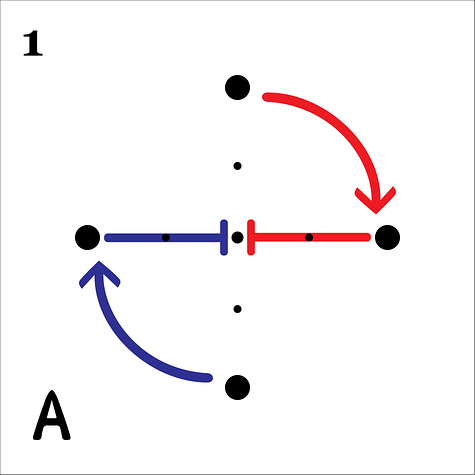
#> input picture data/temp/A_ver0.png, 475 x 475 px
$ python -i image_utils.py   (imports and definitions only)
#> lines starting #> are read from the running program, lines starting #| are printed output that depends on the picture
# src/main_window/main_widget/sequence_card_tab/utils/image_utils.py
import io
from typing import Optional
from PyQt6.QtGui import QImage
from PyQt6.QtCore import Qt, QSize, QBuffer
from PIL import Image, ImageEnhance


class ImageProcessor:
    """
    Utility class for processing images with optimized quality and performance.

    This class provides:
    1. High-quality image scaling
    2. Memory-efficient image processing
    3. Format conversion between QImage/QPixmap and PIL Image
    4. Image enhancement and effects
    """

    # [43 lines left out: function scale_image, not called in this run]

    @staticmethod
    def qimage_to_pil(qimage: QImage) -> Optional[Image.Image]:
        """
        Convert QImage to PIL Image.

        Args:
            qimage: Source QImage

        Returns:
            PIL Image or None if conversion fails
        """
        if qimage.isNull():
            return None

        # Convert to ARGB32 format
        qimage = qimage.convertToFormat(QImage.Format.Format_ARGB32)

        # Save to buffer
        buffer = QBuffer()
        buffer.open(QBuffer.OpenModeFlag.ReadWrite)
        qimage.save(buffer, "PNG")
        buffer.seek(0)

        # Load with PIL
        try:
            pil_image = Image.open(io.BytesIO(buffer.data().data()))
            return pil_image.copy()  # Return a copy to ensure buffer can be released
        except Exception as e:
            print(f"Error converting QImage to PIL Image: {e}")
            return None

    # [25 lines left out: function pil_to_qimage, not called in this run]

    @staticmethod
    def enhance_image(
        image: QImage,
        brightness: float = 1.0,
        contrast: float = 1.0,
        sharpness: float = 1.0
    ) -> QImage:
        """
        Enhance an image with adjustable parameters.

        Args:
            image: Source QImage
            brightness: Brightness factor (1.0 = original)
            contrast: Contrast factor (1.0 = original)
            sharpness: Sharpness factor (1.0 = original)

        Returns:
            Enhanced QImage
        """
        # Convert to PIL
        pil_image = ImageProcessor.qimage_to_pil(image)
        if pil_image is None:
            return image

        # Apply enhancements
        if brightness != 1.0:
            pil_image = ImageEnhance.Brightness(pil_image).enhance(brightness)
        if contrast != 1.0:
            pil_image = ImageEnhance.Contrast(pil_image).enhance(contrast)
        if sharpness != 1.0:
            pil_image = ImageEnhance.Sharpness(pil_image).enhance(sharpness)

        # Convert back to QImage
        return ImageProcessor.pil_to_qimage(pil_image)

>>> import cv2
>>> picture = cv2.imread('../../../../../data/temp/A_ver0.png', cv2.IMREAD_GRAYSCALE)
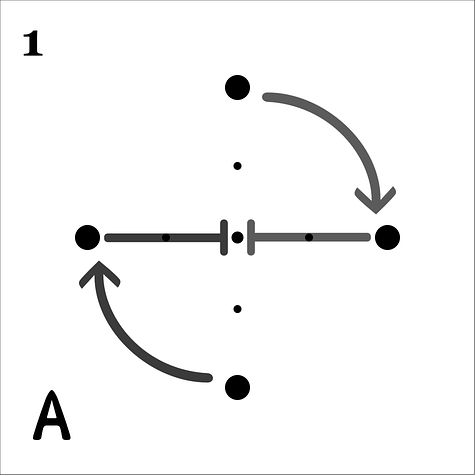
#> picture: shape (475, 475); min 0, max 255, mean 245.2
>>> result = ImageProcessor().enhance_image(picture)
#> (the run stopped early here; a loop or call above may not have finished)

$ run again, on data/temp/DB_ver0.png
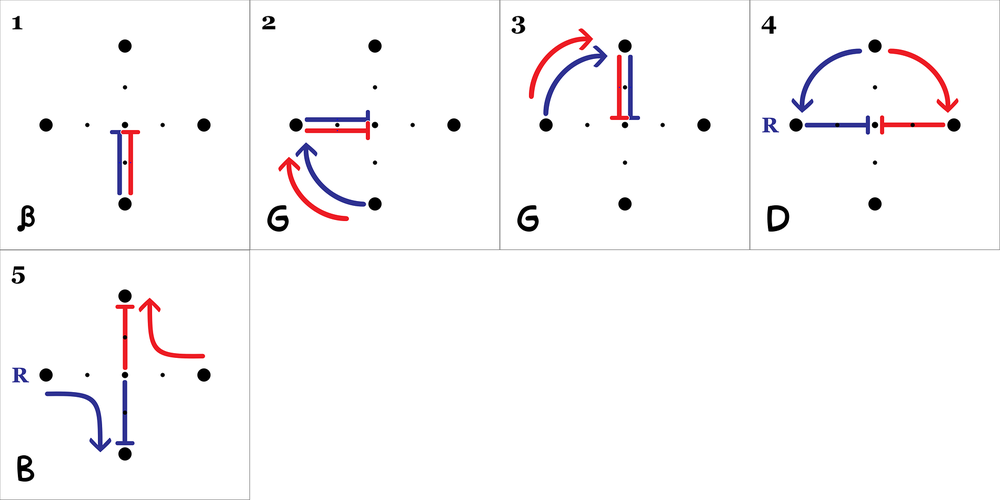
#> input picture data/temp/DB_ver0.png, 1000 x 500 px, shrunk from 1900 x 950 before the run
#> `picture = cv2.imread('../../../../../data/temp/A_ver0.png', cv2.IMREAD..`:
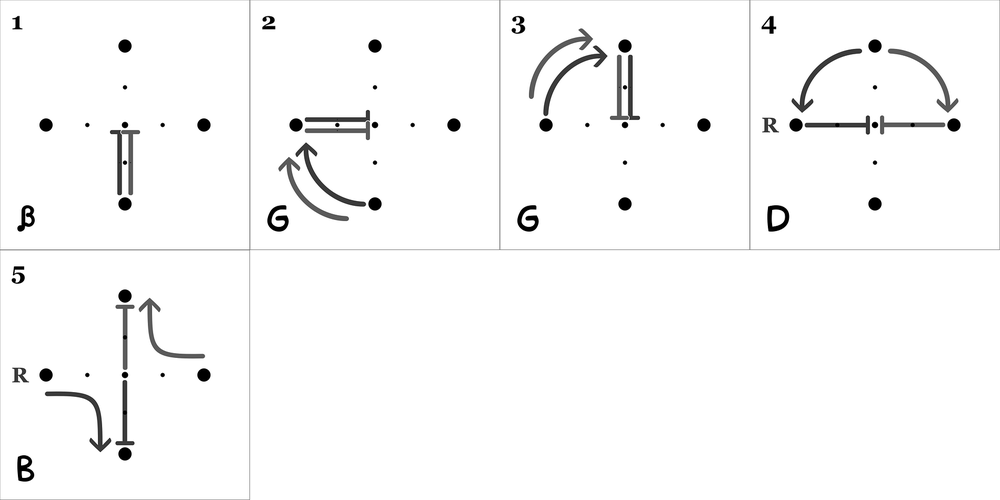
#> picture: shape (500, 1000); min 0, max 255, mean 248.8

$ run again, on data/temp/FΣΛX-ΣZ-ΩZFΣΛX-ΣZ-ΩZθW_ver0.png
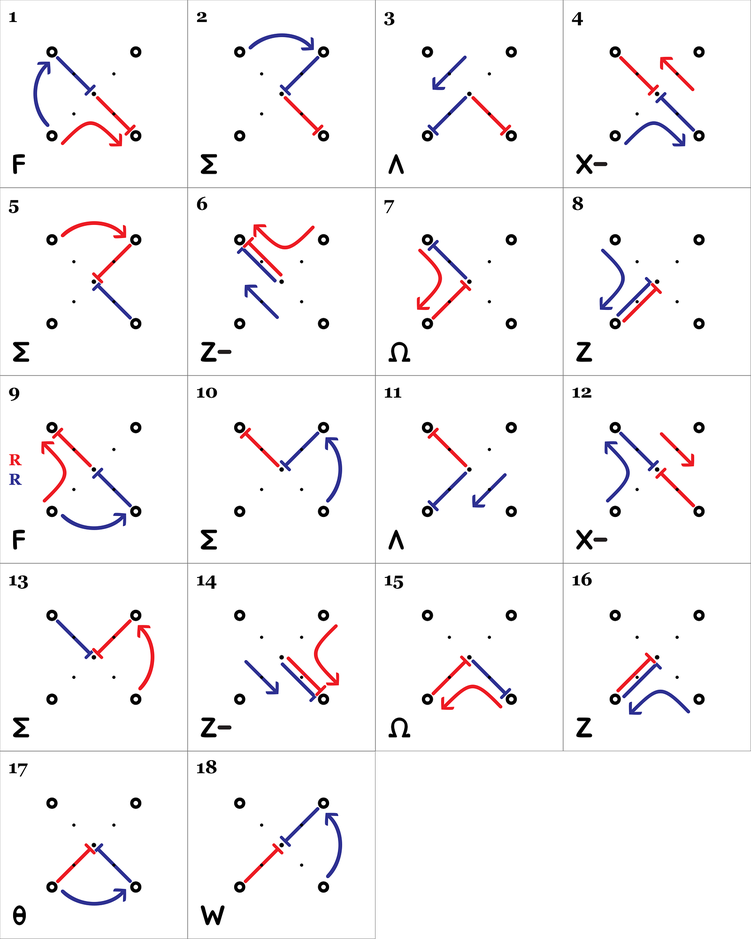
#> input picture data/temp/FΣΛX-ΣZ-ΩZFΣΛX-ΣZ-ΩZθW_ver0.png, 751 x 939 px, shrunk from 1600 x 2000 before the run
#> `picture = cv2.imread('../../../../../data/temp/A_ver0.png', cv2.IMREAD..`:
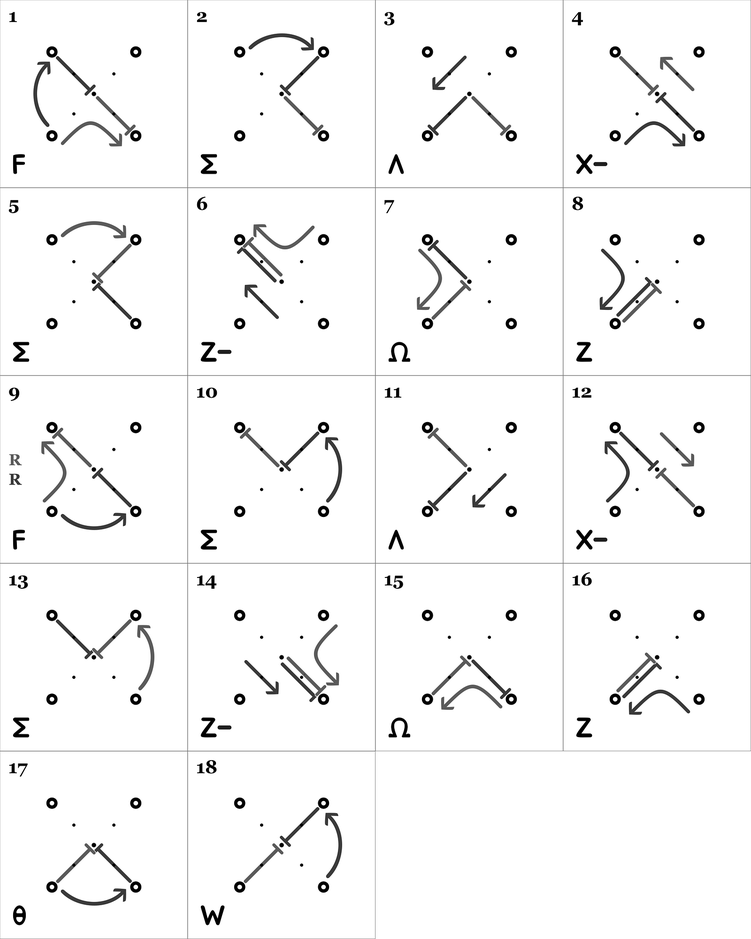
#> picture: shape (939, 751); min 0, max 255, mean 246.3

$ run again, on data/temp/GGGH_ver0.png
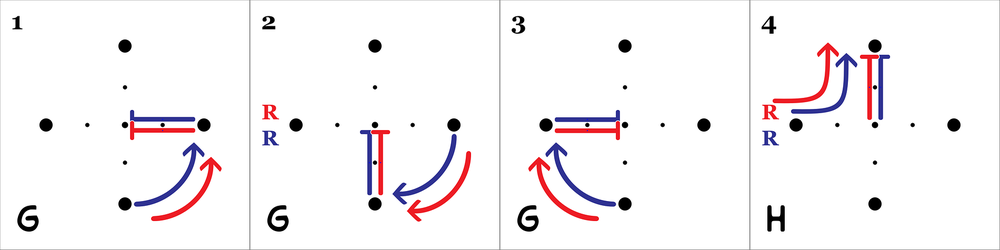
#> input picture data/temp/GGGH_ver0.png, 1000 x 250 px, shrunk from 1900 x 475 before the run
#> `picture = cv2.imread('../../../../../data/temp/A_ver0.png', cv2.IMREAD..`:
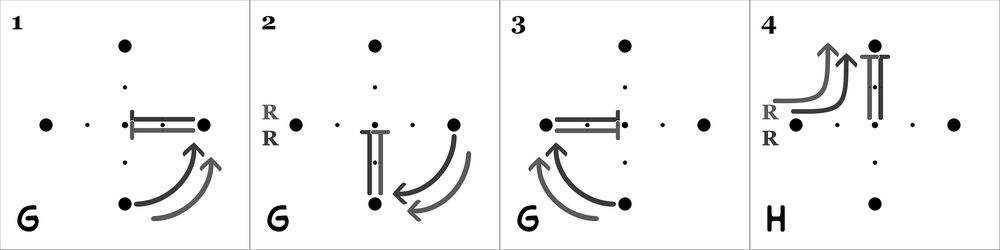
#> picture: shape (250, 1000); min 0, max 255, mean 244.3
